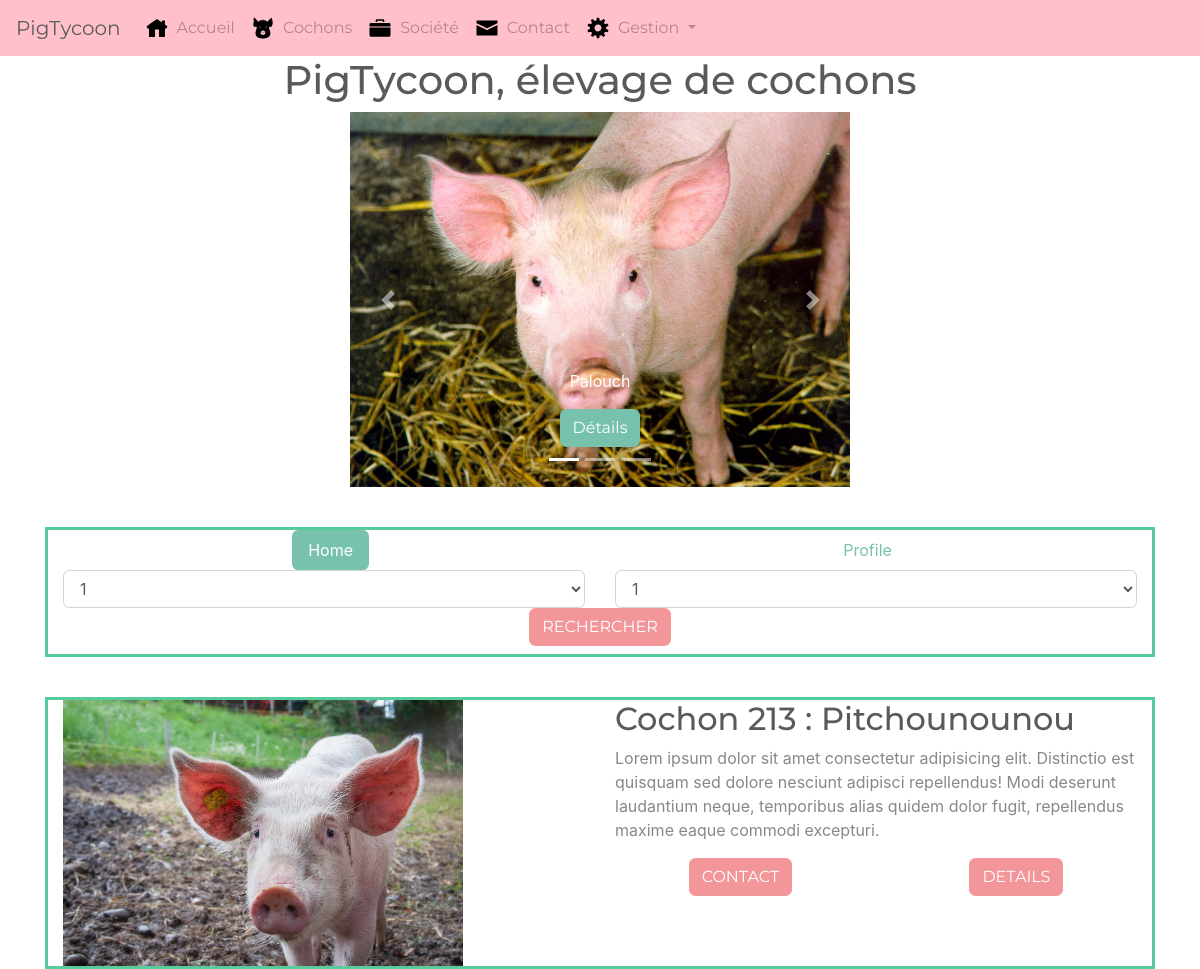
The page / on the database its author committed.
### tables this page shows
CREATE TABLE `photo` (
  `id_photo` int(11) NOT NULL,
  `name_photo` varchar(30) NOT NULL,
  `whichpig_photo` int(11) NOT NULL
);

CREATE TABLE `pig` (
  `id_pig` int(11) NOT NULL,
  `name_pig` varchar(100) NOT NULL,
  `sex_pig` tinyint(4) NOT NULL,
  `weight_pig` decimal(7,3) NOT NULL,
  `mother_pig` int(11) DEFAULT NULL,
  `father_pig` int(11) DEFAULT NULL,
  `birthdate_pig` datetime DEFAULT NULL,
  `deathdate_pig` datetime DEFAULT NULL,
  `state_pig` tinyint(4) NOT NULL DEFAULT '1',
  `thumbnail_pig` int(11) NOT NULL,
  `updated_at_pig` datetime DEFAULT NULL
);

### controllers/frontoffice.php (called while the page is built, shortened)
<?php
require_once('models/PigManager.php');
function home()
{
    $pigManager = new PigManager;
    $lastPigs = $pigManager->get3LastPig();
    require('views/frontoffice/home.php');
}

### models/PigManager.php (called while the page is built, shortened)
<?php
class PigManager extends Manager
{
    public function get3LastPig()
    {
        $db = $this->dbConnect();
        $req = "SELECT
                id_pig, name_pig, weight_pig, state_pig, name_photo, type_sex
                FROM pig
                LEFT JOIN photo
                ON photo.id_photo = pig.thumbnail_pig
                LEFT JOIN sex
                ON sex.id_sex = pig.sex_pig
                ORDER BY id_pig DESC LIMIT 3";
        $response = $db->query($req);
        $lastPigs = $response->fetchAll(PDO::FETCH_ASSOC);
        return $lastPigs;
    }
}

### views/frontoffice/home.php (the view, shortened to what this page needs)
<div class="title">
    <h1>PigTycoon, élevage de cochons</h1>
</div>
<div class="container container-home">
    <div class="row justify-content-center">
        <div id="carouselExampleCaptions" class="carousel slide" data-ride="carousel">
            <ol class="carousel-indicators">
                <li data-target="#carouselExampleCaptions" data-slide-to="0" class="active"></li>
                <li data-target="#carouselExampleCaptions" data-slide-to="1"></li>
                <li data-target="#carouselExampleCaptions" data-slide-to="2"></li>
            </ol>
            <div class="carousel-inner">
                <div class="carousel-item active">
                    <img src="./public/images/photos/<?= $lastPigs[0]['name_photo'] ?>" class="d-block img-fluid" alt="...">
                    <div class="carousel-caption d-none d-md-block">
                        <p><?= htmlspecialchars($lastPigs[0]['name_pig']) ?></p>
                        <a href=<?php echo("index.php?action=pig&id=".$lastPigs[0]['id_pig']) ?> ><button type="button" class="btn btn-primary">Détails</button></a>
                    </div>
                </div>
            </div>
            <a class="carousel-control-prev" href="#carouselExampleCaptions" role="button" data-slide="prev">
                <span class="carousel-control-prev-icon" aria-hidden="true"></span>
            </a>
            <a class="carousel-control-next" href="#carouselExampleCaptions" role="button" data-slide="next">
                <span class="carousel-control-next-icon" aria-hidden="true"></span>
            </a>
        </div>
    </div>
    <?php require('views/components/home/searchengine.php'); ?>
    <?php require('views/components/home/newpigs.php'); ?>
</div>
<?php require('template.php'); ?>

### public/css/style.css (style rules this page uses)
.title { text-align: center; color: red; }
body { margin: 0; background-size: cover; background-attachment: fixed; }
.carousel-inner { width: 500px !important; }

### rows shown on the page
photo: name_photo (picture)
pig: name_pig "Palouch"
